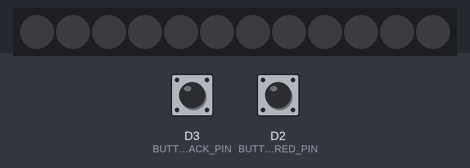
This sketch was run on a simulated ESP8266 (NodeMCU). Shown: 12 RGB LEDs in strip order, left to right. The inputs (shaded band) are chosen by the test bench; at power-on: D3 (BUTTON_BLACK_PIN) HIGH, D2 (BUTTON_RED_PIN) HIGH. Dim RGB values are drawn brighter than linear.

Above: at 1.2 s.
1.3 s: D3 (BUTTON_BLACK_PIN) pulled LOW for 0.15 s
At 1.38 s:
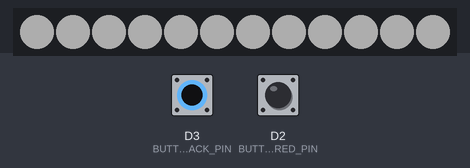
2.9 s: D2 (BUTTON_RED_PIN) pulled LOW for 0.15 s
At 2.98 s:
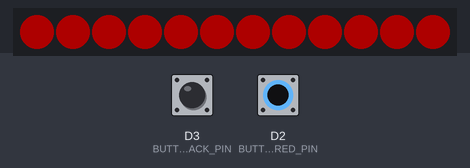
4.5 s: D2 (BUTTON_RED_PIN) pulled LOW for 3.2 s
9.2 s: D3 (BUTTON_BLACK_PIN) pulled LOW for 3.2 s
At 10.3 s:
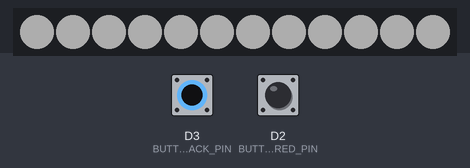
13.9 s: D3 (BUTTON_BLACK_PIN) driven LOW and D2 (BUTTON_RED_PIN) driven LOW
At 14.06 s:
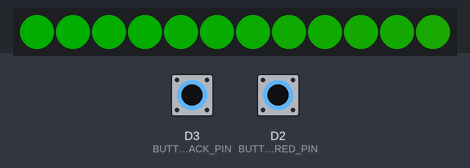
Timing chart, 0 to 16.9 s (numbered marks = the images above; inputs shaded):
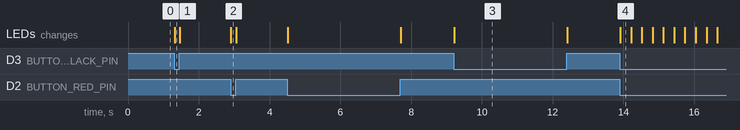

The sketch:

LuminO_TEST.ino
```cpp
#include <Adafruit_NeoPixel.h> // Libary for LED-Ring

#define LED_PIN D1 // Make sure this PIN is right!
#define BUTTON_RED_PIN D2 // Make sure this PIN is right!
#define BUTTON_BLACK_PIN D3 // Make sure this PIN is right!
#define STRIPSIZE 12

Adafruit_NeoPixel strip = Adafruit_NeoPixel(STRIPSIZE, LED_PIN, NEO_GRB + NEO_KHZ800);

void setup() {

  Serial.begin(9600);
  pinMode(BUTTON_RED_PIN, INPUT_PULLUP); // Initialize Red Button
  pinMode(BUTTON_BLACK_PIN, INPUT_PULLUP); // Initialize Black Button
  strip.begin();
  strip.setBrightness(50);  // Lower brightness and save eyeballs!
  strip.show(); // Initialize all pixels to 'off'
}

void loop() {
  if(!digitalRead(BUTTON_RED_PIN) && !digitalRead(BUTTON_BLACK_PIN)) {
    rainbow(30);
  }
  if(!digitalRead(BUTTON_RED_PIN)) {
    colorFill(255,0,0);
    return;
  }
  if(!digitalRead(BUTTON_BLACK_PIN)) {
    colorFill(255,255,255);
    return;
  }
  colorFill(0,0,0);
  delay(10);
}


void rainbow(uint8_t wait) {
  uint16_t i, j;

  for(j=0; j<256; j++) {
    for(i=0; i<strip.numPixels(); i++) {
      strip.setPixelColor(i, Wheel((i*1+j) & 255));
    }
    strip.show();
    delay(wait);
  }
}

void colorFill(int r, int g, int b) {
  for(int i=0; i < strip.numPixels(); i++) {
      strip.setPixelColor(i, strip.Color(r, g, b));
      strip.show();
  }
}


// Input a value 0 to 255 to get a color value.
// The colours are a transition r - g - b - back to r.
uint32_t Wheel(byte WheelPos) {
  if(WheelPos < 85) {
    return strip.Color(WheelPos * 3, 255 - WheelPos * 3, 0);
  }
  else if(WheelPos < 170) {
    WheelPos -= 85;
    return strip.Color(255 - WheelPos * 3, 0, WheelPos * 3);
  }
  else {
    WheelPos -= 170;
    return strip.Color(0, WheelPos * 3, 255 - WheelPos * 3);
  }
}
```

Measured:
- after the input at 1.3 s, the LEDs: change at once (image 1)
- after the input at 2.9 s, the LEDs: change at once (image 2)
- after the input at 9.2 s, the LEDs: change at once (image 3)
- after the input at 13.9 s, the LEDs: change at once (image 4)
